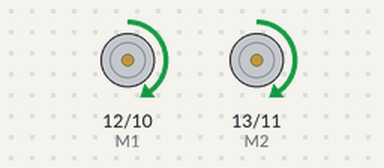
The sketch below on a simulated Arduino Uno, built with avr-gcc and run on an emulated ATmega328P. Parts: direction and speed pins drawn as motors (green arrow = direction pin HIGH = forward, orange = LOW = backward, longer = more drive).

Above: at 1.0 s.
At 3.0 s:
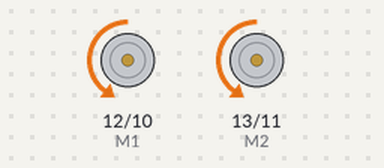
Timing chart, 0 to 5.2 s (numbered marks = the images above):
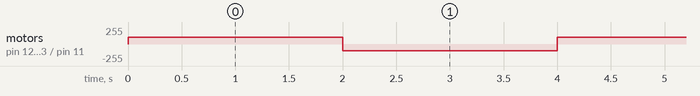

The sketch:

multi_dcmotor.ino
```cpp
// Sample repeating forward and reverse rotation every 2 seconds.
#define E1 10
#define M1 12
#define E2 11
#define M2 13

void setup() {
  pinMode(M1, OUTPUT);
  pinMode(M2, OUTPUT);
  pinMode(E1, OUTPUT);
  pinMode(E2, OUTPUT);
}

void loop() {
  digitalWrite(M1,HIGH);
  digitalWrite(M2, HIGH);
  analogWrite(E1, 100);
  analogWrite(E2, 100);

  delay(2000);

  digitalWrite(M1,LOW);
  digitalWrite(M2, LOW);
  analogWrite(E1, 100);
  analogWrite(E2, 100);

  delay(2000);

}
```

Measured:
- by itself, motor on pin 12 (M1) / pin 10 (E1), motor on pin 13 (M2) / pin 11 (E2): alternates forward 100/255 for 2.0 s and backward 100/255 for 2.0 s
